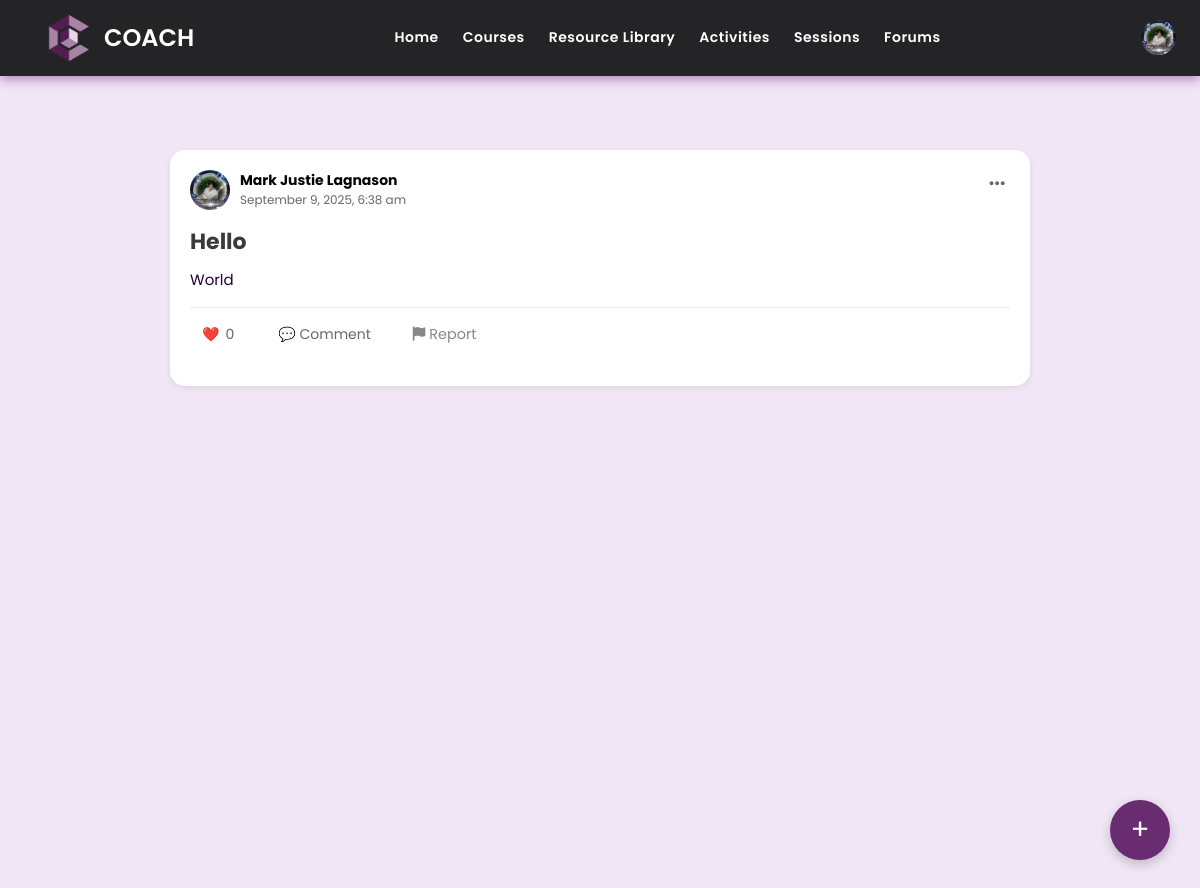
/mentee/forums.php (signed in), run on the app's committed database.
### tables this page shows
CREATE TABLE `users` (
  `user_id` int(11) NOT NULL,
  `username` varchar(70) NOT NULL,
  `password` varchar(255) NOT NULL,
  `user_type` enum('Mentee','Mentor','Admin','Super Admin') NOT NULL,
  `first_name` varchar(100) DEFAULT NULL,
  `last_name` varchar(100) DEFAULT NULL,
  `email` varchar(80) NOT NULL,
  `icon` varchar(200) DEFAULT NULL,
  `dob` date DEFAULT NULL,
  `gender` varchar(30) DEFAULT NULL,
  `contact_number` varchar(100) DEFAULT NULL,
  `mentored_before` varchar(20) DEFAULT NULL,
  `mentoring_experience` text DEFAULT NULL,
  `area_of_expertise` varchar(100) DEFAULT NULL,
  `resume` varchar(200) DEFAULT NULL,
  `certificates` varchar(200) DEFAULT NULL,
  `assessment_score` int(20) DEFAULT NULL,
  `status` varchar(60) DEFAULT NULL,
  `reason` text DEFAULT NULL,
  `email_verification` varchar(50) DEFAULT NULL,
  `contact_verification` varchar(50) DEFAULT NULL,
  `full_address` varchar(100) DEFAULT NULL,
  `student` varchar(20) DEFAULT NULL,
  `student_year_level` varchar(30) DEFAULT NULL,
  `occupation` varchar(40) DEFAULT NULL,
  `to_learn` text DEFAULT NULL
);

CREATE TABLE `general_forums` (
  `id` int(11) NOT NULL,
  `user_id` int(11) DEFAULT NULL,
  `display_name` varchar(100) NOT NULL,
  `title` text NOT NULL,
  `message` text NOT NULL,
  `timestamp` timestamp NOT NULL DEFAULT current_timestamp(),
  `is_admin` tinyint(1) DEFAULT 0,
  `chat_type` enum('group','forum','comment') NOT NULL DEFAULT 'group',
  `forum_id` int(11) DEFAULT NULL,
  `file_path` varchar(255) DEFAULT NULL,
  `file_name` varchar(255) DEFAULT NULL,
  `is_mentor` tinyint(1) DEFAULT 0,
  `likes` int(11) NOT NULL,
  `user_icon` varchar(255) DEFAULT NULL
);

### mentee/forums.php (the view, shortened to what this page needs)
<?php
require '../connection/db_connection.php';
$username = $_SESSION['username'];
$userId = null;
$stmt = $conn->prepare("SELECT user_id, first_name, last_name, icon FROM users WHERE username = ?");
$stmt->bind_param("s", $username);
$stmt->execute();
$result = $stmt->get_result();
if ($row = $result->fetch_assoc()) {
    $userId = $row['user_id'];
}
$isBanned = false;
function makeLinksClickable($text) {
    $urlRegex = '/(https?:\/\/[^\s<]+|www\.[^\s<]+)/i';
    return preg_replace_callback($urlRegex, function($matches) {
        $url = $matches[0];
        $protocol = (strpos($url, '://') === false) ? 'http://' : '';
        return '<a href="' . htmlspecialchars($protocol . $url) . '" target="_blank" rel="noopener noreferrer">' . htmlspecialchars($url) . '</a>';
    }, $text);
}
$posts = [];
$postQuery = "SELECT c.*,
              (SELECT COUNT(*) FROM post_likes WHERE post_id = c.id) as likes,
              (SELECT COUNT(*) FROM post_likes WHERE post_id = c.id AND user_id = ?) as has_liked
              FROM general_forums c
              WHERE c.chat_type = 'forum'
              ORDER BY c.timestamp DESC";
$postsStmt = $conn->prepare($postQuery);
$postsStmt->bind_param("i", $userId);
$postsStmt->execute();
$postsResult = $postsStmt->get_result();
if ($postsResult && $postsResult->num_rows > 0) {
    while ($row = $postsResult->fetch_assoc()) {
        $comments = [];
        $row['comments'] = $comments;
        $posts[] = $row;
    }
}
$navUserIcon = '';
$isMentee = ($_SESSION['user_type'] === 'Mentee');
if ($isMentee) {
    $username = $_SESSION['username'];
    $sql = "SELECT first_name, icon FROM users WHERE username = ?";
    $stmt = $conn->prepare($sql);
    $stmt->bind_param("s", $username);
    $stmt->execute();
    $result = $stmt->get_result();
    if ($result->num_rows > 0) {
        $row = $result->fetch_assoc();
        $navUserIcon = $row['icon'];
    }
}
?>
<!DOCTYPE html>
<html lang="en">
<head>
    <link rel="stylesheet" href="css/navbar.css" />
    <link rel="stylesheet" href="https://cdnjs.cloudflare.com/ajax/libs/font-awesome/6.5.2/css/all.min.css" />
    <link rel="stylesheet" href="css/forum.css"/>
</head>
<body>
    <section class="background" id="home">
        <nav class="navbar">
          <div class="logo">
            <img src="../uploads/img/LogoCoach.png" alt="Logo">
            <span>COACH</span>
          </div>
          <div class="nav-center">
            <ul class="nav_items" id="nav_links">
                <li><a href="home.php">Home</a></li>
                <li><a href="course.php">Courses</a></li>
                <li><a href="resourcelibrary.php">Resource Library</a></li>
                <li><a href="activities.php">Activities</a></li>
                <li><a href="forum-chat.php">Sessions</a></li>
                <li><a href="forums.php">Forums</a></li>
            </ul>
          </div>
          <div class="nav-profile">
            <a href="#" id="profile-icon">
              <?php if (!empty($navUserIcon)): ?>
                <img src="<?php echo htmlspecialchars($navUserIcon); ?>" alt="User Icon" style="width: 35px; height: 35px; border-radius: 50%;">
              <?php else: ?>
                <ion-icon name="person-circle-outline" style="font-size: 35px;"></ion-icon>
              <?php endif; ?>
            </a>
          </div>
        </nav>
    </section>
    <div class="chat-container">
        <?php if (empty($posts)): ?>
            <p>No posts yet. Be the first to create one!</p>
        <?php else: ?>
            <?php foreach ($posts as $post): ?>
                <div class="post-container">
                    <div class="post-header">
                        <img src="<?php echo htmlspecialchars(!empty($post['user_icon']) ? $post['user_icon'] : 'img/default-user.png'); ?>" alt="Author Icon" class="user-avatar">
                        <div class="header-content">
                            <div class="post-author-details">
                                <div class="post-author"><?php echo htmlspecialchars($post['display_name']); ?></div>
                                <div class="post-date"><?php echo date("F j, Y, g:i a", strtotime($post['timestamp'])); ?></div>
                            </div>
                            <?php if ($post['user_id'] == $userId): ?>
                                <div class="post-options">
                                    <button class="options-button" type="button" aria-label="Post options">
                                        <i class="fa-solid fa-ellipsis"></i>
                                    </button>
                                </div>
                            <?php endif; ?>
                        </div>
                    </div>
                    <div class="post-title"><?php echo htmlspecialchars($post['title']); ?></div>
                    <div class="post-content">
                        <?php
                            $formattedMessage = makeLinksClickable($post['message']);
                            echo $formattedMessage;
                        ?>
                        <br>
                    </div>
                    <div class="post-actions">
                        <button class="action-btn like-btn <?php echo $post['has_liked'] ? 'liked' : ''; ?>" data-post-id="<?php echo $post['id']; ?>">
                            ❤️ <span class="like-count"><?php echo $post['likes']; ?></span>
                        </button>
                        <button class="action-btn" onclick="toggleCommentForm(this)">💬 Comment</button>
                        <button class="report-btn" onclick="openReportModal(<?php echo $post['id']; ?>)">
                            <i class="fa fa-flag"></i> Report
                        </button>
                    </div>
                </div>
            <?php endforeach; ?>
        <?php endif; ?>
    </div>
    <?php if (!$isBanned): ?>
        <button class="create-post-btn">+</button>
    <?php endif; ?>
</body>
</html>

### mentee/css/navbar.css (style rules this page uses)
* { box-sizing: border-box; margin: 0; padding: 0; text-transform: capitalize; }
body { color: #260037; font-family: "Merriweather", serif; }
.navbar { width: 100%; padding: 0.8rem 1.5rem; display: flex; justify-content: space-between; align-items: center; position: fixed; top: 0; z-index: 10; background-color: rgba(0, 0, 0, 0.85); font-family: "Ubuntu", sans-serif; box-shadow: 0 4px 10px rgba(101, 5, 116, 0.4); }
.logo { font-size: 1.5em; font-weight: 600; color: #ffffff; display: flex; align-items: center; margin-left: 20px; }
.logo img { width: 50px; margin-right: 10px; }
.nav-center { flex-grow: 1; display: flex; justify-content: center; }
.nav_items { display: flex; justify-content: center; align-items: center; gap: 1.5rem; }
.nav_items li { list-style: none; }
.nav_items li a { text-decoration: none; font-size: 14px; font-weight: 600; color: #ffffff; letter-spacing: 0.5px; transition: 0.3s; }
.nav_items li a::after { content: ''; width: 0; height: 2px; background-color: #64009e; display: block; margin: auto; transition: 0.5s; }
.nav-profile a { color: white; font-size: 30px; display: flex; align-items: center; }

### mentee/css/forum.css (style rules this page uses)
:root { --primary-color: #6a2c70; --background-color: #f0e6f5; --border-color: #ccc; }
* { margin: 0; padding: 0; box-sizing: border-box; font-family: 'Poppins', sans-serif; text-transform: none; }
body { width: 100%; min-height: 100vh; background-color: var(--background-color); }
.chat-container { display: flex; flex-direction: column; max-width: 900px; margin: 90px auto; padding: 20px; width: 90%; }
.post-container { background: #fff; border-radius: 15px; padding: 20px; width: 100%; margin-top: 40px; box-shadow: 0 2px 6px rgba(0,0,0,0.08); }
.post-header { position: relative; display: flex; align-items: flex-start; justify-content: space-between; margin-bottom: 15px; }
.user-avatar { width: 40px; height: 40px; border-radius: 50%; margin-right: 10px; object-fit: cover; }
.post-author-details { display: flex; flex-direction: column; }
.post-author { font-weight: bold; font-size: 14px; color: #050505; }
.post-date { font-size: 12px; color: #65676b; }
.post-title { font-weight: bold; font-size: 22px; color: #3b3b3b; margin-bottom: 10px; }
.post-content { font-size: 15px; line-height: 1.6; margin-bottom: 15px; }
.post-actions { display: flex; gap: 20px; margin-bottom: 15px; border-top: 1px solid #e9ebee; padding-top: 10px; }
.action-btn { display: flex; align-items: center; gap: 6px; font-size: 14px; color: #65676b; cursor: pointer; padding: 6px 12px; border-radius: 6px; border: none; background: transparent; transition: background 0.2s; }
.report-btn { background: none; border: none; cursor: pointer; color: #888; margin-left: 10px; font-size: 0.9em; }
.create-post-btn { position: fixed; bottom: 30px; right: 30px; background: var(--primary-color); color: white; border: none; border-radius: 50%; width: 60px; height: 60px; font-size: 28px; cursor: pointer; box-shadow: 0 4px 12px rgba(0,0,0,0.2); display: flex; align-items: center; justify-content: center; }
.header-content { display: flex; justify-content: space-between; align-items: flex-start; width: 100%; }
.post-options { display: flex; align-items: center; gap: 8px; }
.options-button { background: transparent; border: none; cursor: pointer; font-size: 18px; color: #65676b; padding: 5px; border-radius: 50%; display: flex; align-items: center; justify-content: center; transition: background-color 0.2s ease; }

### data on the page
users: icon (picture)
general_forums: user_icon (picture), display_name "Mark Justie Lagnason", timestamp "September 9, 2025, 6:38 am", title "Hello", message "World", likes "0"
